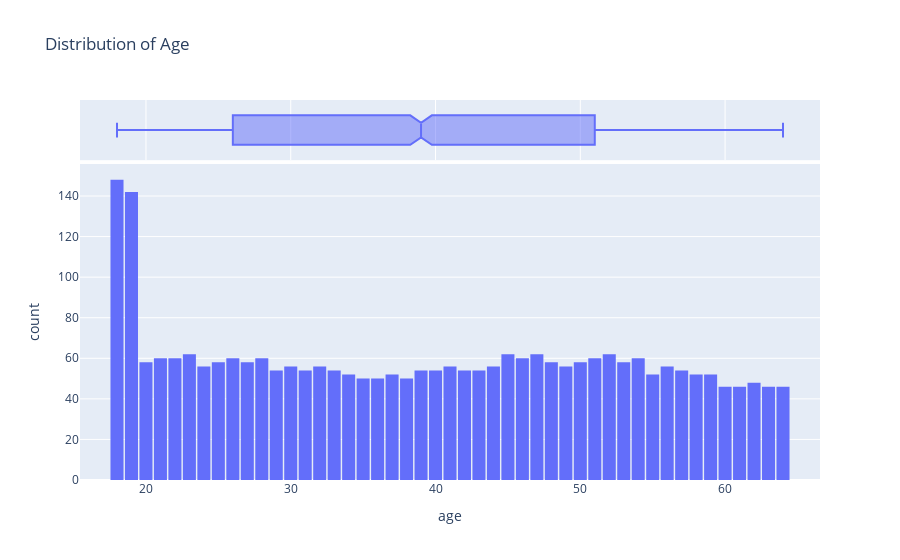

Notebook code cell kept with this figure:
### Code cell
fig = px.histogram(medical_df, 
                   x='age', 
                   marginal='box', 
                   nbins=47, 
                   title='Distribution of Age')
fig.update_layout(bargap=0.1)
fig.show()

### Figure 1 — Plotly figure (JSON) as saved in the notebook; plotly's stock layout.template omitted (floating-point values rounded to 4 significant figures; data arrays with more than 128 entries replaced by an {"elided": "..."} marker saying what was removed)
{"data": [{"alignmentgroup": "True", "bingroup": "x", "hovertemplate": "age=%{x}<br>count=%{y}<extra></extra>", "legendgroup": "", "marker": {"color": "#636efa", "pattern": {"shape": ""}}, "name": "", "nbinsx": 47, "offsetgroup": "", "orientation": "v", "showlegend": false, "type": "histogram", "x": {"elided": "2772 int values"}, "xaxis": "x", "yaxis": "y"}, {"alignmentgroup": "True", "hovertemplate": "age=%{x}<extra></extra>", "legendgroup": "", "marker": {"color": "#636efa"}, "name": "", "notched": true, "offsetgroup": "", "showlegend": false, "type": "box", "x": {"elided": "2772 int values"}, "xaxis": "x2", "yaxis": "y2"}], "layout": {"bargap": 0.1, "barmode": "relative", "legend": {"tracegroupgap": 0}, "title": {"text": "Distribution of Age"}, "xaxis": {"anchor": "y", "domain": [0, 1], "title": {"text": "age"}}, "xaxis2": {"anchor": "y2", "domain": [0, 1], "matches": "x", "showgrid": true, "showticklabels": false}, "yaxis": {"anchor": "x", "domain": [0, 0.8316], "title": {"text": "count"}}, "yaxis2": {"anchor": "x2", "domain": [0.8416, 1], "matches": "y2", "showgrid": false, "showline": false, "showticklabels": false, "ticks": ""}}}
